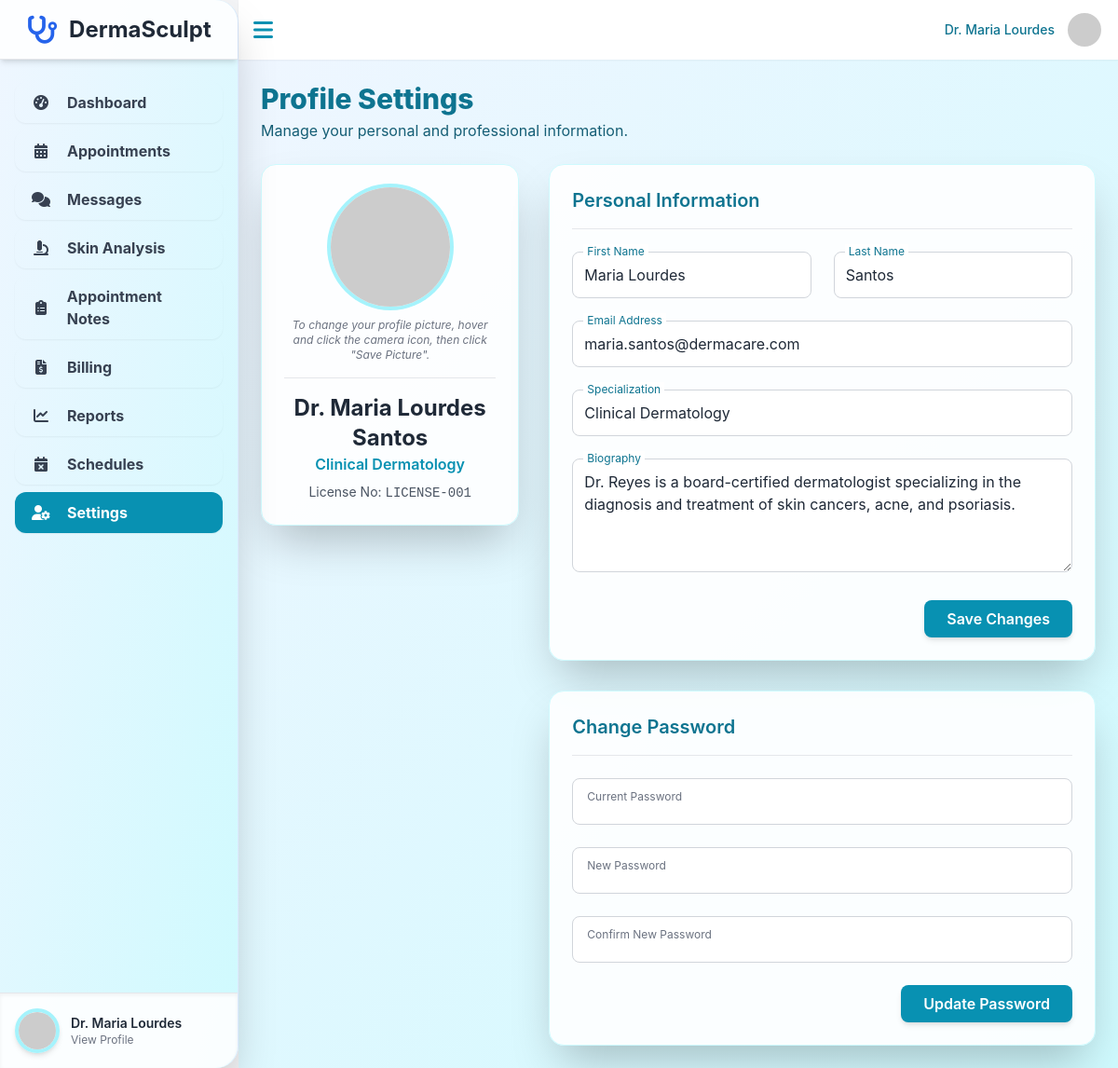
Page /pages/profile.php (signed in) on the committed database.
### tables this page shows
CREATE TABLE `dermatologists` (
  `dermatologist_id` int(11) NOT NULL,
  `first_name` varchar(50) NOT NULL,
  `last_name` varchar(50) NOT NULL,
  `email` varchar(100) NOT NULL,
  `password` varchar(255) NOT NULL,
  `specialization` varchar(100) DEFAULT NULL,
  `license_number` varchar(50) NOT NULL,
  `bio` text DEFAULT NULL,
  `profile_picture_url` varchar(255) DEFAULT NULL,
  `created_at` timestamp NOT NULL DEFAULT current_timestamp()
);

### pages/profile.php (the view, shortened to what this page needs)
<?php
require_once '../config/connection.php';
$dermatologistId = $_SESSION['dermatologist_id'];
$stmt = $conn->prepare("SELECT first_name, last_name, email, specialization, license_number, bio, profile_picture_url FROM dermatologists WHERE dermatologist_id = ?");
$stmt->bind_param("i", $dermatologistId);
$stmt->execute();
$result = $stmt->get_result();
$derma = $result->fetch_assoc();
?>
<!DOCTYPE html>
<html lang="en">
<head>
    <script src="https://cdn.tailwindcss.com"></script>
    <link href="https://cdnjs.cloudflare.com/ajax/libs/font-awesome/6.1.1/css/all.min.css" rel="stylesheet">
</head>
<body class="bg-gray-100 text-gray-800 font-inter">
    <?php include '../components/sidebar.php'; ?>
    <div class="main-content flex flex-col h-screen">
        <header class="bg-white shadow-sm flex items-center justify-between p-4 h-16 flex-shrink-0 z-30">
            <button id="sidebar-toggle" onclick="toggleSidebar()" class="text-cyan-600 hover:text-cyan-800"><i class="fas fa-bars fa-xl"></i></button>
            <div class="relative">
                <button onclick="toggleDropdown()" class="flex items-center space-x-3">
                    <span class="hidden sm:inline text-sm font-medium text-cyan-700">Dr. <?php echo $sidebar_firstName; ?></span>
                    <img class="h-10 w-10 rounded-full object-cover border-2 border-transparent hover:border-cyan-500" src="<?php echo $profilePicturePath; ?>" alt="User avatar">
                </button>
            </div>
        </header>
        <main class="flex-1 p-4 sm:p-6 bg-gradient-to-br from-blue-50 to-cyan-100 h-[calc(100vh-4rem)] overflow-y-auto">
            <div class="mb-6">
                <h2 class="text-3xl font-extrabold text-cyan-700">Profile Settings</h2>
                <p class="text-cyan-800 mt-1">Manage your personal and professional information.</p>
            </div>
            <div class="grid grid-cols-1 lg:grid-cols-3 gap-8">
                <div class="lg:col-span-1">
                    <div class="bg-white/90 p-6 rounded-2xl shadow-2xl text-center border border-cyan-100">
                        <form id="profilePictureForm" action="../auth/update_profile.php" method="POST" enctype="multipart/form-data">
                            <div class="relative w-32 h-32 mx-auto group">
                                <img src="<?php echo $profilePicturePath; ?>" id="profileImagePreview" alt="Profile Picture" class="w-32 h-32 rounded-full mx-auto object-cover ring-4 ring-cyan-200 group-hover:ring-cyan-400 transition-all duration-300">
                                <div onclick="document.getElementById('profile_picture_input').click()" class="absolute inset-0 bg-black bg-opacity-0 group-hover:bg-opacity-50 flex items-center justify-center rounded-full cursor-pointer transition-all duration-300">
                                </div>
                            </div>
                        </form>
                        <p class="text-xs text-gray-500 mt-3 italic">To change your profile picture, hover and click the camera icon, then click "Save Picture".</p>
                        <div class="mt-4 border-t pt-4">
                            <h3 class="text-2xl font-bold text-gray-800">Dr. <?php echo htmlspecialchars($derma['first_name'] . ' ' . $derma['last_name']); ?></h3>
                            <p class="text-cyan-600 font-semibold"><?php echo htmlspecialchars($derma['specialization']); ?></p>
                            <p class="text-sm text-gray-600 mt-2">License No: <span class="font-mono"><?php echo htmlspecialchars($derma['license_number']); ?></span></p>
                        </div>
                    </div>
                </div>
                <div class="lg:col-span-2 space-y-8">
                    <div class="bg-white/90 p-6 rounded-2xl shadow-2xl border border-cyan-100">
                        <h3 class="text-xl font-semibold border-b pb-4 mb-6 text-cyan-700">Personal Information</h3>
                        <form action="../auth/update_profile.php" method="POST" class="space-y-6">
                            <div class="grid grid-cols-1 md:grid-cols-2 gap-6">
                                <div class="relative">
                                    <input type="text" id="first_name" name="first_name" value="<?php echo htmlspecialchars($derma['first_name']); ?>" class="peer w-full rounded-lg border border-gray-300 bg-white px-3 py-3 placeholder-transparent focus:border-cyan-500 focus:ring-2 focus:ring-cyan-500 outline-none" placeholder="First Name" />
                                    <label for="first_name" class="pointer-events-none absolute -top-2 left-3 bg-white px-1 text-xs text-cyan-700 transition-all peer-placeholder-shown:top-3 peer-placeholder-shown:text-gray-500 peer-focus:-top-2 peer-focus:text-cyan-700">First Name</label>
                                </div>
                                <div class="relative">
                                    <input type="text" id="last_name" name="last_name" value="<?php echo htmlspecialchars($derma['last_name']); ?>" class="peer w-full rounded-lg border border-gray-300 bg-white px-3 py-3 placeholder-transparent focus:border-cyan-500 focus:ring-2 focus:ring-cyan-500 outline-none" placeholder="Last Name" />
                                    <label for="last_name" class="pointer-events-none absolute -top-2 left-3 bg-white px-1 text-xs text-cyan-700 transition-all peer-placeholder-shown:top-3 peer-placeholder-shown:text-gray-500 peer-focus:-top-2 peer-focus:text-cyan-700">Last Name</label>
                                </div>
                            </div>
                            <div class="relative">
                                <input type="email" id="email" name="email" value="<?php echo htmlspecialchars($derma['email']); ?>" class="peer w-full rounded-lg border border-gray-300 bg-white px-3 py-3 placeholder-transparent focus:border-cyan-500 focus:ring-2 focus:ring-cyan-500 outline-none" placeholder="Email Address" />
                                <label for="email" class="pointer-events-none absolute -top-2 left-3 bg-white px-1 text-xs text-cyan-700 transition-all peer-placeholder-shown:top-3 peer-placeholder-shown:text-gray-500 peer-focus:-top-2 peer-focus:text-cyan-700">Email Address</label>
                            </div>
                            <div class="relative">
                                <input type="text" id="specialization" name="specialization" value="<?php echo htmlspecialchars($derma['specialization']); ?>" class="peer w-full rounded-lg border border-gray-300 bg-white px-3 py-3 placeholder-transparent focus:border-cyan-500 focus:ring-2 focus:ring-cyan-500 outline-none" placeholder="Specialization" />
                                <label for="specialization" class="pointer-events-none absolute -top-2 left-3 bg-white px-1 text-xs text-cyan-700 transition-all peer-placeholder-shown:top-3 peer-placeholder-shown:text-gray-500 peer-focus:-top-2 peer-focus:text-cyan-700">Specialization</label>
                            </div>
                            <div class="relative">
                                <textarea id="bio" name="bio" rows="4" class="peer w-full rounded-lg border border-gray-300 bg-white px-3 py-3 placeholder-transparent focus:border-cyan-500 focus:ring-2 focus:ring-cyan-500 outline-none" placeholder="Biography"><?php echo htmlspecialchars($derma['bio']); ?></textarea>
                                <label for="bio" class="pointer-events-none absolute -top-2 left-3 bg-white px-1 text-xs text-cyan-700 transition-all peer-placeholder-shown:top-3 peer-placeholder-shown:text-gray-500 peer-focus:-top-2 peer-focus:text-cyan-700">Biography</label>
                            </div>
                            <div class="text-right">
                                <button type="submit" name="update_info" class="bg-cyan-600 text-white py-2 px-6 rounded-lg hover:bg-cyan-700 focus:outline-none focus:ring-2 focus:ring-offset-2 focus:ring-cyan-500 font-semibold shadow-md transition-transform transform hover:scale-105">Save Changes</button>
                            </div>
                        </form>
                    </div>
                    <div class="bg-white/90 p-6 rounded-2xl shadow-2xl border border-cyan-100">
                        <h3 class="text-xl font-semibold border-b pb-4 mb-6 text-cyan-700">Change Password</h3>
                        <form action="../auth/update_profile.php" method="POST" class="space-y-6">
                            <div class="relative">
                                <input type="password" id="current_password" name="current_password" class="peer w-full rounded-lg border border-gray-300 bg-white px-3 py-3 placeholder-transparent focus:border-cyan-500 focus:ring-2 focus:ring-cyan-500 outline-none" placeholder="Current Password">
                                <label for="current_password" class="pointer-events-none absolute -top-2 left-3 bg-white px-1 text-xs text-cyan-700 transition-all peer-placeholder-shown:top-3 peer-placeholder-shown:text-gray-500 peer-focus:-top-2 peer-focus:text-cyan-700">Current Password</label>
                            </div>
                            <div class="relative">
                                <input type="password" id="new_password" name="new_password" class="peer w-full rounded-lg border border-gray-300 bg-white px-3 py-3 placeholder-transparent focus:border-cyan-500 focus:ring-2 focus:ring-cyan-500 outline-none" placeholder="New Password">
                                <label for="new_password" class="pointer-events-none absolute -top-2 left-3 bg-white px-1 text-xs text-cyan-700 transition-all peer-placeholder-shown:top-3 peer-placeholder-shown:text-gray-500 peer-focus:-top-2 peer-focus:text-cyan-700">New Password</label>
                            </div>
                            <div class="relative">
                                <input type="password" id="confirm_password" name="confirm_password" class="peer w-full rounded-lg border border-gray-300 bg-white px-3 py-3 placeholder-transparent focus:border-cyan-500 focus:ring-2 focus:ring-cyan-500 outline-none" placeholder="Confirm New Password">
                                <label for="confirm_password" class="pointer-events-none absolute -top-2 left-3 bg-white px-1 text-xs text-cyan-700 transition-all peer-placeholder-shown:top-3 peer-placeholder-shown:text-gray-500 peer-focus:-top-2 peer-focus:text-cyan-700">Confirm New Password</label>
                            </div>
                            <div class="text-right">
                                <button type="submit" name="change_password" class="bg-cyan-600 text-white py-2 px-6 rounded-lg hover:bg-cyan-700 focus:outline-none focus:ring-2 focus:ring-offset-2 focus:ring-cyan-500 font-semibold shadow-md transition-transform transform hover:scale-105">Update Password</button>
                            </div>
                        </form>
                    </div>
                </div>
            </div>
        </main>
    </div>
</body>
</html>

### rows in the picture
dermatologists: first_name+last_name "Maria Lourdes Santos", specialization "Clinical Dermatology", license_number "LICENSE-001", first_name "Maria Lourdes", last_name "Santos", email "maria.santos@dermacare.com", bio "Dr. Reyes is a board-certified dermatologist specializing in the diagnosis and treatment of skin cancers, acne, and psoriasis."

### other values in the picture
$sidebar_firstName "Maria Lourdes"
